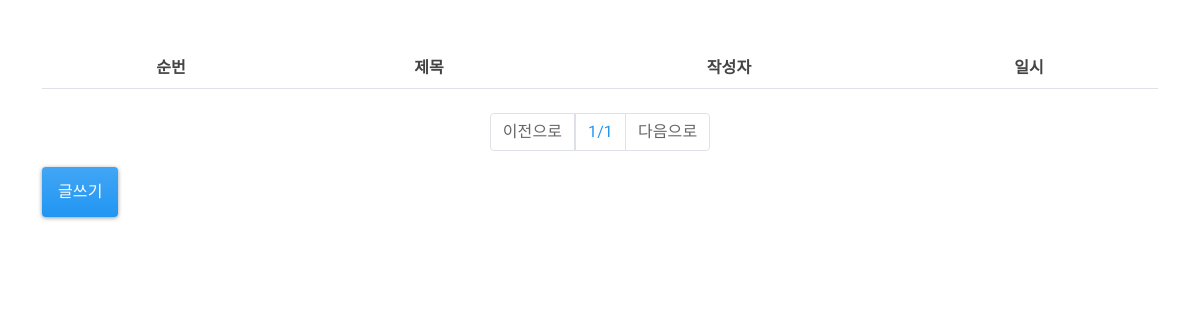
Before: / with the older database file.
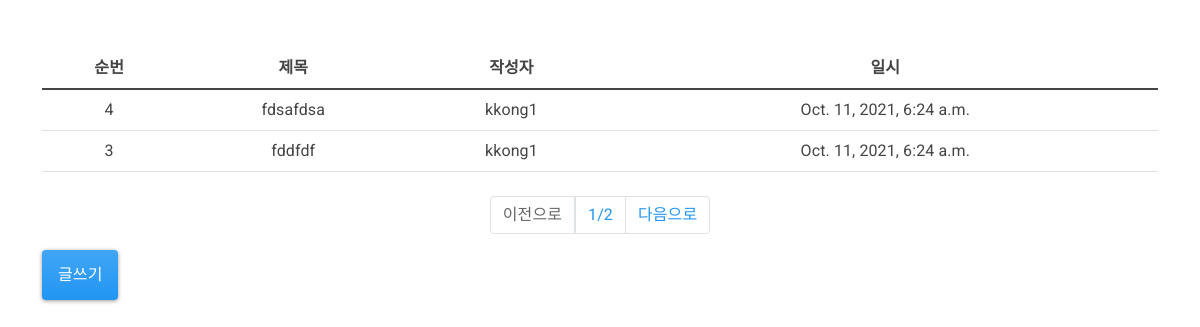
After: the same page with the newer database file.
### post/models.py (models this page shows, shortened)
class Post(models.Model):
    title=models.CharField(max_length=256,verbose_name='제목')
    userid=models.ForeignKey(
        'dsuser.Dsuser',
        verbose_name='작성자',
        on_delete=models.CASCADE
    )
    img_url=models.CharField(max_length=256,verbose_name='이미지주소')
    contents=models.TextField(verbose_name='내용')
    tags=models.ManyToManyField('tag.Tag',verbose_name='태그')
    register_date=models.DateTimeField(auto_now_add=True,verbose_name='등록시간')
    class Meta:
        db_table='djangostagram_post'
        verbose_name='게시글'
        verbose_name_plural='게시글'

### dsuser/models.py (models this page shows)
class Dsuser(models.Model):
    userid=models.CharField(max_length=32
                            ,verbose_name='사용자명')
    useremail=models.EmailField(max_length=128
                            ,verbose_name='사용자 이메일'
                            ,null=True)
    password=models.CharField(max_length=64
                                ,verbose_name='비밀번호')
    registered_dttm=models.DateTimeField(auto_now_add=True
                                ,verbose_name='등록시간')
    def __str__(self):
        return self.userid
    class Meta:
        db_table='djangostagram_duser'  #테이블명을 지정
        verbose_name='사용자'
        verbose_name_plural='사용자'

### dsuser/views.py (the view)
# urls.py: 2. Add a URL to urlpatterns:  path('', views.home, name='home')
def home(request):   #post list보여줌
    all_posts=Post.objects.all().order_by('-register_date')
    page=int(request.GET.get('p',1))
    paginator=Paginator(all_posts,2)
    posts=paginator.get_page(page)
    return render(request,'home.html',{'posts':posts})

### dsuser/templates/home.html (shortened to what this page needs)
{% extends "base.html" %}
{% block contents %}
<div class="row mt-5">
    <div class="col12 text-center">
        <table class="table">
            <thead>
                <tr>
                    <th>순번</th>
                    <th>제목</th>
                    <th>작성자</th>
                    <th>일시</th>
                </tr>
            </thead>
            <tbody>
                {% for post in posts %}
                <tr onclick="">
                    <td>{{post.id}}</td>
                    <td>{{post.title}}</td>
                    <td>{{post.userid}}</td>
                    <td>{{post.register_date}}</td>
                </tr>
                {% endfor %}
            </tbody>
        </table>
    </div>
</div>
<div class="row mt-2">
    <div class="col-12">
        <ul class="pagination justify-content-center">
            {% if posts.has_previous %}
                <li class="page-item">
                    <a class="page-link" href="?p={{posts.previous_page_number}}">이전으로</a>
                </li>
            {% else %}
                <li class="page-item disabled">
                    <a class="page-link" href="#">이전으로</a>
                </li>
            {% endif %}
            <li>
                <a class="page-link" href="#">{{posts.number}}/{{posts.paginator.num_pages}}</a>
            </li>
            {% if posts.has_next %}
                <li class="page-item">
                    <a class="page-link" href="?p={{posts.next_page_number}}">다음으로</a>
                </li>
            {% else %}
                <li class="page-item disabled">
                    <a class="page-link" href="#">다음으로</a>
                </li>
            {% endif %}
        </ul>
    </div>
</div>
<div class="row">
    <div class="col-12">
        <button class="btn btn-primary" onclick="location.href=''">글쓰기</button>
    </div>
</div>
{% endblock %}

### dsuser/templates/base.html (shortened to what this page needs)
<!DOCTYPE html>
<html lang="en">
<head>
    <link href="https://cdn.jsdelivr.net/npm/bootstrap@5.1.3/dist/css/bootstrap.min.css" rel="stylesheet">
    <link rel="stylesheet" href="/static/bootstrap.min.css">
</head>
<body>
    <div class="container">
        {% block contents %}
        {% endblock %}
    </div>
</body>
</html>

Changed rows visible on the page:
added Post: id "4", title "fdsafdsa", userid "kkong1", register_date "Oct. 11, 2021, 6:24 a.m."
added Post: id "3", title "fddfdf", userid "kkong1", register_date "Oct. 11, 2021, 6:24 a.m."
Other visible differences:
{{ posts.paginator.num_pages }}: "1" → "2"
